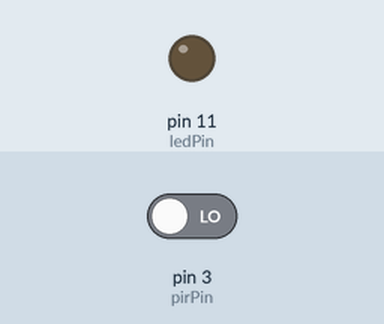
The sketch below on a simulated Arduino Uno, built with avr-gcc and run on an emulated ATmega328P. On the bench: output pins drawn as LEDs (lit = HIGH). The test bench sets the inputs (shaded band); at power-on: pin 3 (pirPin) LOW. What the sketch prints to the serial monitor is not drawn.

Above: at 1.2 s.
1.3 s: pin 3 (pirPin) driven HIGH
At 2.0 s:
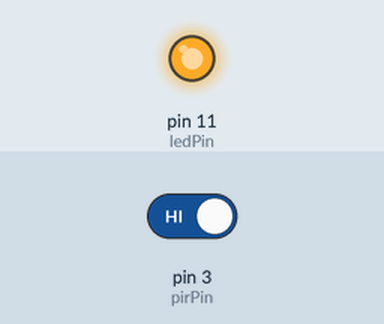
2.8 s: pin 3 (pirPin) driven LOW
At 3.1 s:
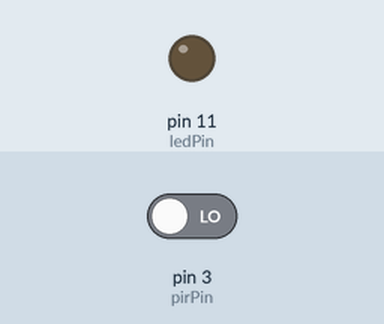
Timing chart, 0 to 5.8 s (numbered marks = the images above; inputs shaded):
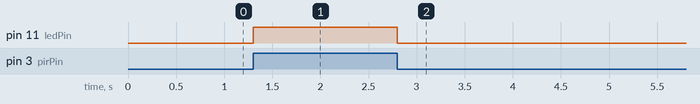

The sketch:

new_pir.ino
```cpp
/*
    PIR Motion Detector HC-SR501

    Testing a passive infra-red sensor.

    Sensor module is powered up after a minute. During initializing time, it will output 0-3 times. One minute later it comes into standby.

    Keep the surface of the lens from close lighting source and wind, which will introduce interference.

    Sensing range: <120 degree (CCW), within 3 metres (CCW) - 7 metres (CW)
    Delay time: 0.3 min - 5 min (5s CCW - 300 s CW)
    Lock time: 0.2 sec
    Voltage: 5V-20V
    TTL output: 3.3V, 0V
    Trigger methods: L - disable repeat trigger, H - enable repeat trigger

    Connections:
    PIR - Arduino
    VCC - 5V
    OUT - D2
    GND - GND

    LED + 220 ohm resistor connected to D4 and GND

*/

//https://github.com/RobotsDinosaurs/Arduino/blob/main/PIR/PIR.ino
//^source

// remove this line if using Arduino IDE
#include <Arduino.h>

#define MINUTE 60000 // for converting milliseconds to a minute
#define SECOND 1000 // for converting milliseconds to a second

int ledPin = 11;                // pin for the LED
int pirPin = 3;                // signal pin of the PIR sensor

int lastPirVal = LOW;          // the last value of the PIR sensor
int pirVal;                    // the current value of the PIR sensor

unsigned long myTime;          // number of milliseconds passed since the Arduino started running the code itself
char printBuffer[128];

void setup() {
  pinMode(ledPin, OUTPUT);    // declare LED as output
  pinMode(pirPin, INPUT);     // declare PIR sensor as input

  Serial.begin(115200);
}

void loop(){
  pirVal = digitalRead(pirPin);  // read current input value
  Serial.println(pirVal);
  if (pirVal == HIGH) { // movement detected
    digitalWrite(ledPin, HIGH);  // turn LED on

    if (lastPirVal == LOW) { // if there was NO movement before
      myTime = millis();
      sprintf(printBuffer, "%lu min %lu sec: Motion detected!", myTime/MINUTE, myTime%MINUTE/SECOND);
      Serial.println(printBuffer);
      lastPirVal = HIGH;
    }
  } else { // no movement detected
    digitalWrite(ledPin, LOW); // turn LED off

    if (lastPirVal == HIGH){ // if there was a movement before
      myTime = millis();
      sprintf(printBuffer, "%lu min %lu sec: Motion ended!", myTime/MINUTE, myTime%MINUTE/SECOND);
      Serial.println(printBuffer);
      lastPirVal = LOW;
    }
  }
}
```

Measured:
- after the input at 1.3 s, pin 11 (ledPin): LOW → HIGH at once
- after the input at 2.8 s, pin 11 (ledPin): HIGH → LOW at once
